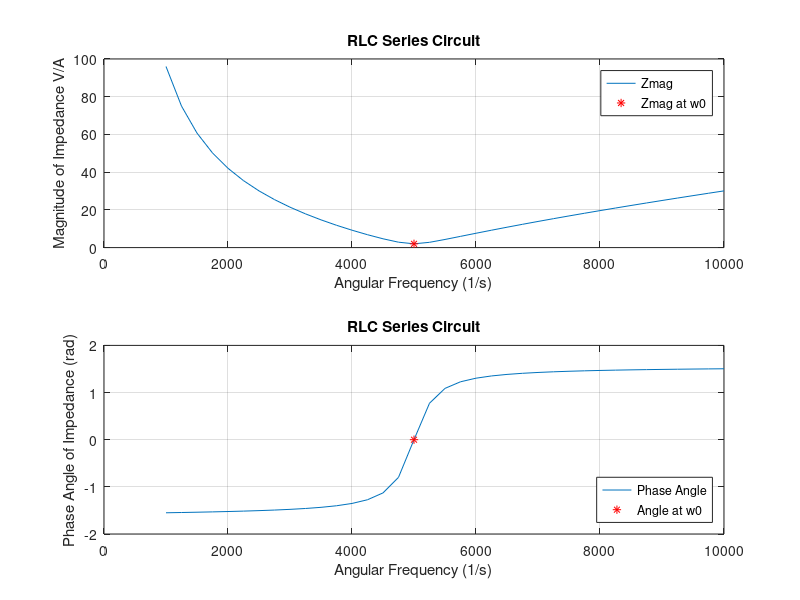
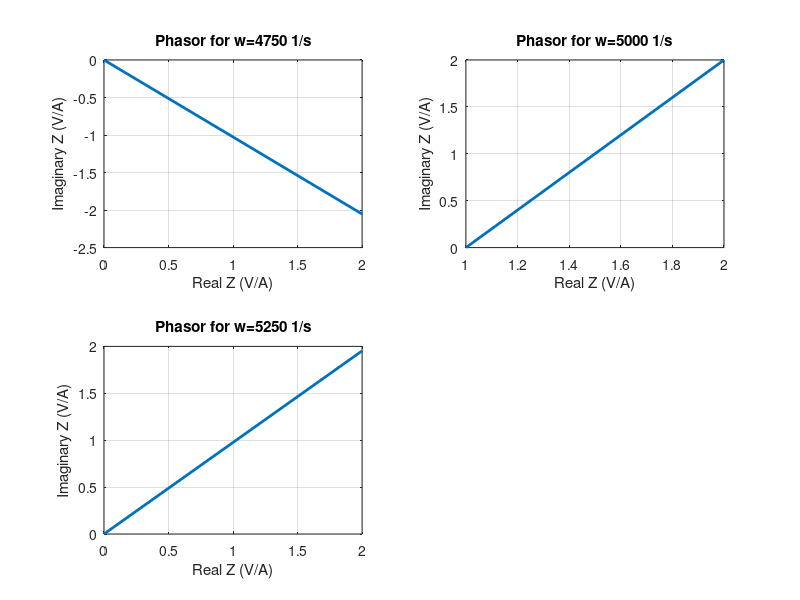

Here is the MATLAB script that generated these plots, in order:
% Filename: Program_03_1
% Author: Afeique Sheikh

% Program Description:
% The purpose of this program is to calculate the impedance of an RLC
% circuit at a variety of frequencies.

% Clear the command window and all variables
clc % clear command window
clear % clear all variables from workspace
format SHORTE
close all % close all existing figure windows


fprintf('Output for Program_03_1 written by Afeique Sheikh.\n\n')

w = 1000:250:10000;
R = 2;
L = 4e-3;
C = 10e-6;
w0 = 1/sqrt(L*C);
Z = R + ((w*L) - (1./(w*C)))*1i;
Z0 = R + ((w0*L) - (1/(w0*C)))*1i;
Z0mag = abs(Z0);
Z0ang = angle(Z0);
Zmag = abs(Z);
Zang = angle(Z);
t = [w' Zmag' Zang'];
fprintf('     w (1/s)    Zmag (V/A)  Angle (rad)\n')
disp(t);

disp(' ')
fprintf('The resonant frequency is: %g (1/s)\n\n', w0) 

figure
subplot(2,1,1)
plot(w, Zmag, w0, Z0mag, 'r*')
grid on
title('RLC Series Circuit')
xlabel('Angular Frequency (1/s)')
ylabel('Magnitude of Impedance V/A')
legend('Zmag', 'Zmag at w0', 'Location', 'NorthEast')

subplot(2,1,2)
plot(w, Zang, w0, Z0ang, 'r*')
grid on
title('RLC Series Circuit')
xlabel('Angular Frequency (1/s)')
ylabel('Phase Angle of Impedance (rad)')
legend('Phase Angle', 'Angle at w0', 'Location', 'SouthEast')

figure

subplot(2,2,1)
Z4750 = R + ((4750*L) - (1/(4750*C)))*1i;
Z4750_phasor = [complex(0,0), Z4750];
plot(Z4750_phasor, 'LineWidth', 2)
grid on
title('Phasor for w=4750 1/s')
xlabel('Real Z (V/A)')
ylabel('Imaginary Z (V/A)')

subplot(2,2,2)
Z5000 = R + ((5000*L) - (1/(5000*C)))*1i;
Z5000_phasor = [complex(0,0), Z5000];
plot(Z5000_phasor, 'LineWidth', 2)
grid on
title('Phasor for w=5000 1/s')
xlabel('Real Z (V/A)')
ylabel('Imaginary Z (V/A)')

subplot(2,2,3)
Z5250 = R + ((5250*L) - (1/(5250*C)))*1i;
Z5250_phasor = [complex(0,0), Z5250];
plot(Z5250_phasor, 'LineWidth', 2)
grid on
title('Phasor for w=5250 1/s')
xlabel('Real Z (V/A)')
ylabel('Imaginary Z (V/A)')